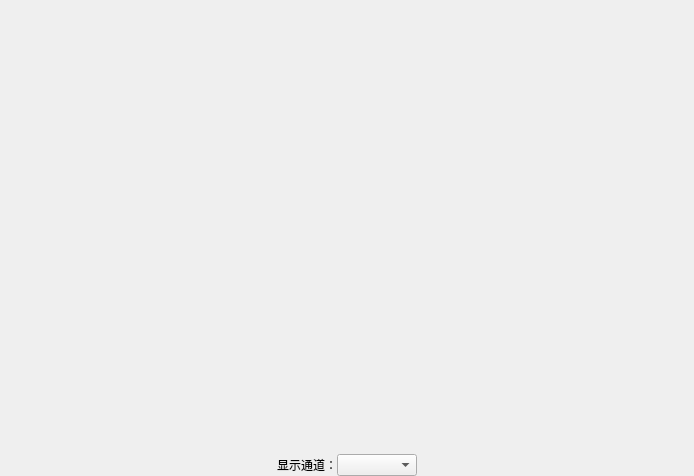
<?xml version="1.0" encoding="UTF-8"?>
<ui version="4.0">
 <class>CWaveWidget</class>
 <widget class="QWidget" name="CWaveWidget">
  <property name="geometry">
   <rect>
    <x>0</x>
    <y>0</y>
    <width>694</width>
    <height>476</height>
   </rect>
  </property>
  <property name="windowTitle">
   <string>Form</string>
  </property>
  <property name="autoFillBackground">
   <bool>false</bool>
  </property>
  <property name="styleSheet">
   <string notr="true"/>
  </property>
  <layout class="QVBoxLayout" name="verticalLayout">
   <property name="spacing">
    <number>0</number>
   </property>
   <property name="leftMargin">
    <number>0</number>
   </property>
   <property name="topMargin">
    <number>0</number>
   </property>
   <property name="rightMargin">
    <number>0</number>
   </property>
   <property name="bottomMargin">
    <number>0</number>
   </property>
   <item>
    <widget class="QWidget" name="widget" native="true">
     <property name="styleSheet">
      <string notr="true">background-color: rgb(0,0,255,0);</string>
     </property>
    </widget>
   </item>
   <item>
    <layout class="QHBoxLayout" name="horizontalLayout_1">
     <item>
      <spacer name="horizontalSpacer">
       <property name="orientation">
        <enum>Qt::Horizontal</enum>
       </property>
       <property name="sizeHint" stdset="0">
        <size>
         <width>40</width>
         <height>20</height>
        </size>
       </property>
      </spacer>
     </item>
     <item>
      <widget class="QLabel" name="label">
       <property name="minimumSize">
        <size>
         <width>0</width>
         <height>0</height>
        </size>
       </property>
       <property name="text">
        <string>显示通道：</string>
       </property>
      </widget>
     </item>
     <item>
      <widget class="QComboBox" name="comboBox">
       <property name="minimumSize">
        <size>
         <width>80</width>
         <height>0</height>
        </size>
       </property>
      </widget>
     </item>
     <item>
      <spacer name="horizontalSpacer_2">
       <property name="orientation">
        <enum>Qt::Horizontal</enum>
       </property>
       <property name="sizeHint" stdset="0">
        <size>
         <width>40</width>
         <height>20</height>
        </size>
       </property>
      </spacer>
     </item>
    </layout>
   </item>
  </layout>
 </widget>
 <resources/>
 <connections/>
</ui>
